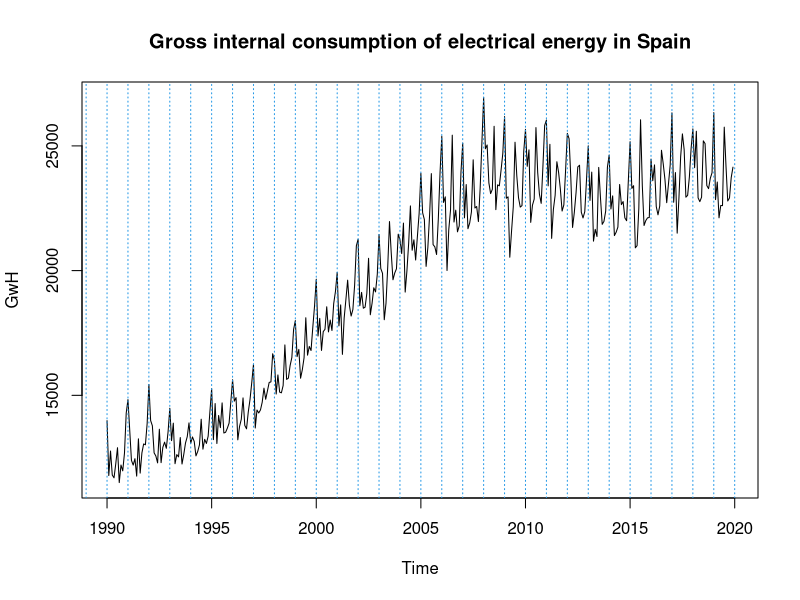
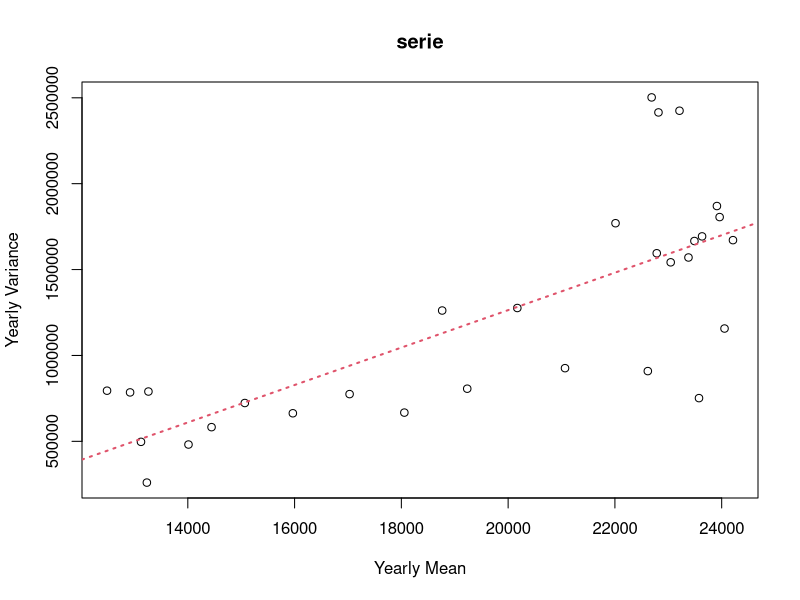
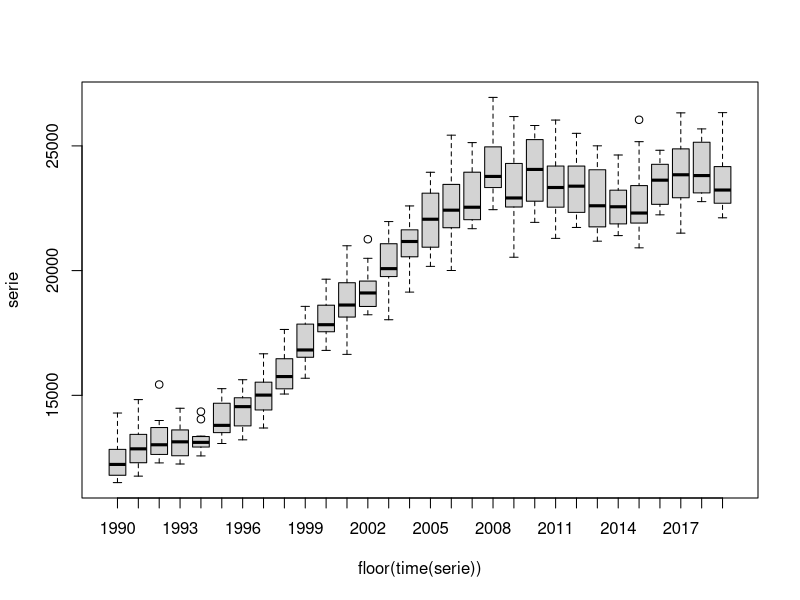
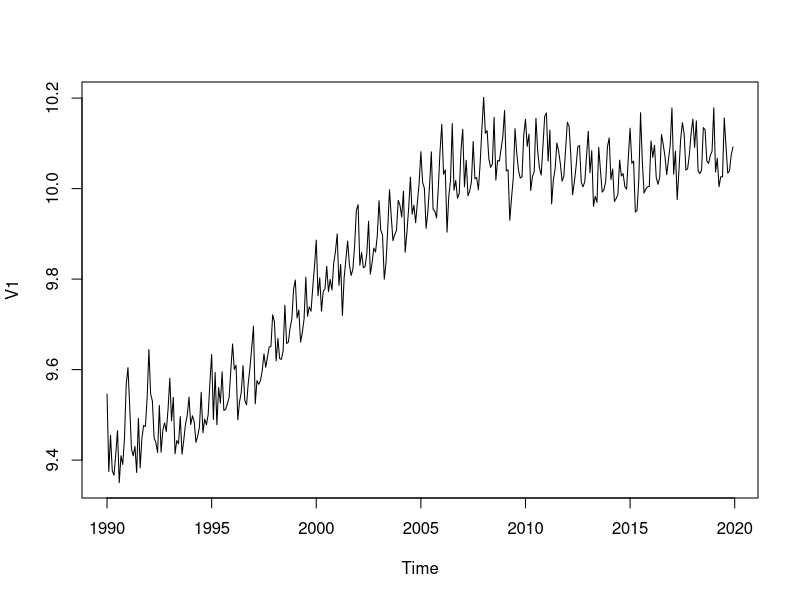
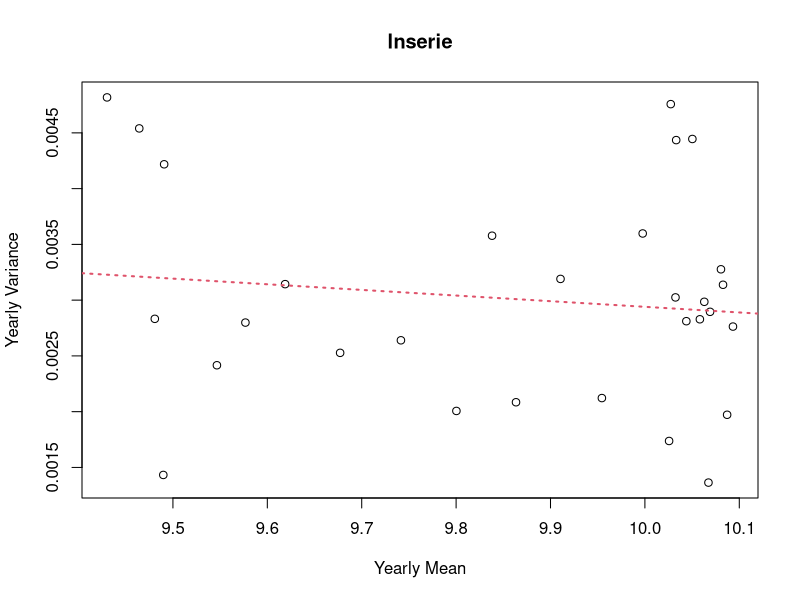
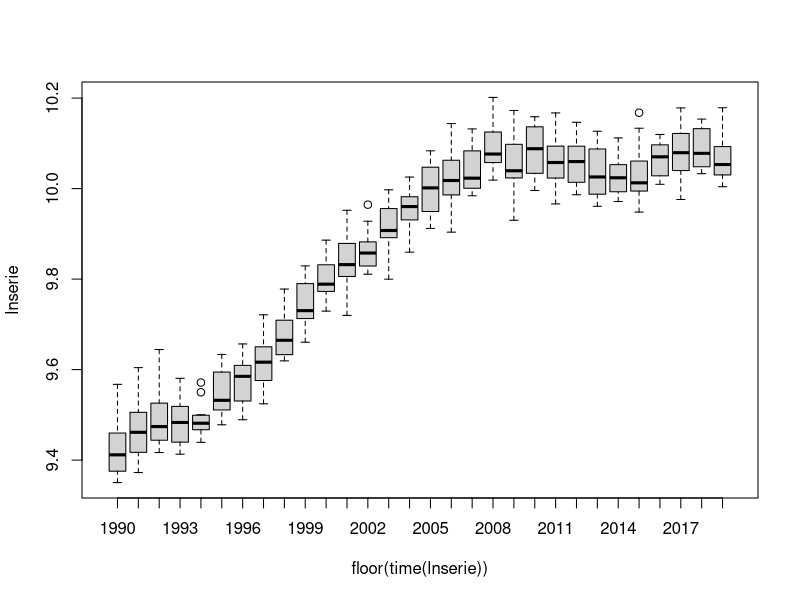
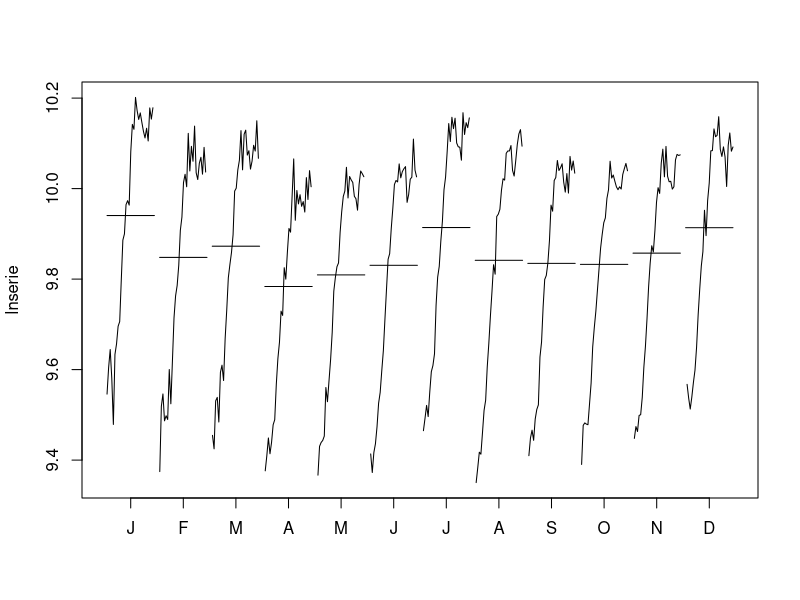
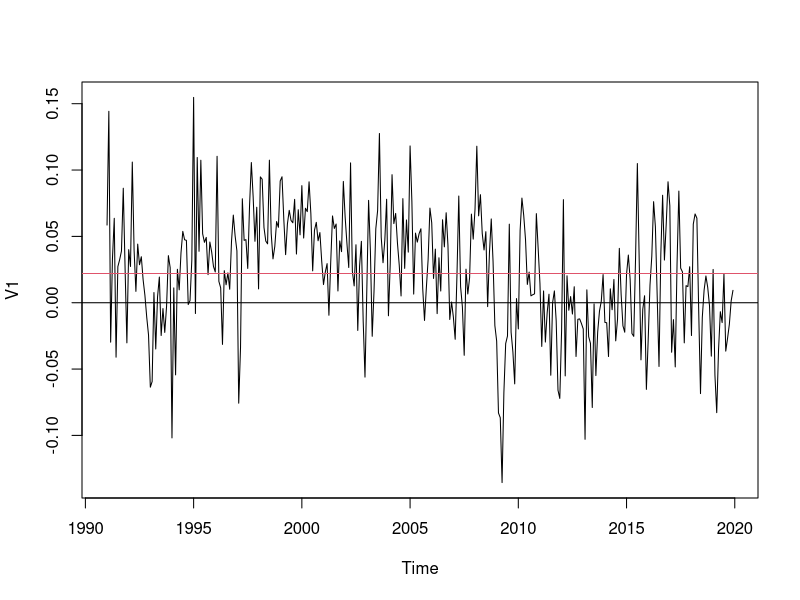

Reproduce these figures in R, in order.
## ---- chunk 1
serie=window(ts(read.table("ConsumElec.dat"),start=1990,freq=12))
plot(serie, main="Gross internal consumption of electrical energy in Spain", ylab="GwH")
abline(v=1985:2020,lty=3,col=4)
serie
## ---- chunk 2
m=apply(matrix(serie,nr=12),2,mean)
v=apply(matrix(serie,nr=12),2,var)
plot(m,v,xlab="Yearly Mean",ylab="Yearly Variance",main="serie")
abline(lm(v~m),col=2,lty=3,lwd=2)

boxplot(serie~floor(time(serie)))
## ---- chunk 3
lnserie=log(serie)
plot(lnserie)

m=apply(matrix(lnserie,nr=12),2,mean)
v=apply(matrix(lnserie,nr=12),2,var)
plot(m,v,xlab="Yearly Mean",ylab="Yearly Variance",main="lnserie")
abline(lm(v~m),col=2,lty=3,lwd=2)

boxplot(lnserie~floor(time(lnserie)))
## ---- chunk 4
monthplot(lnserie)
## ---- chunk 5
d12lnserie=diff(lnserie,12)
plot(d12lnserie)
abline(h=0)
abline(h=mean(d12lnserie),col=2)

monthplot(d12lnserie)

## ---- chunk 6
cat("Var for d=0:", var(d12lnserie))
## ---- chunk 7
d1d12lnserie=diff(d12lnserie,1)
plot(d1d12lnserie)
abline(h=0)
cat("Var for d=1:", var(d1d12lnserie))

# 2nd regular difference
d1d1d12lnserie=diff(d1d12lnserie,1)
plot(d1d1d12lnserie)
abline(h=0)
cat("\nVar for d=2:", var(d1d1d12lnserie))
